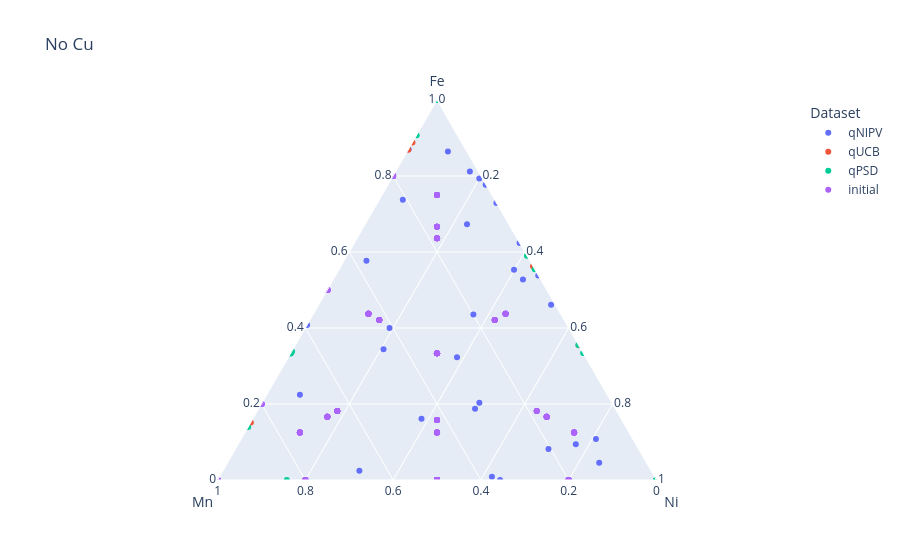
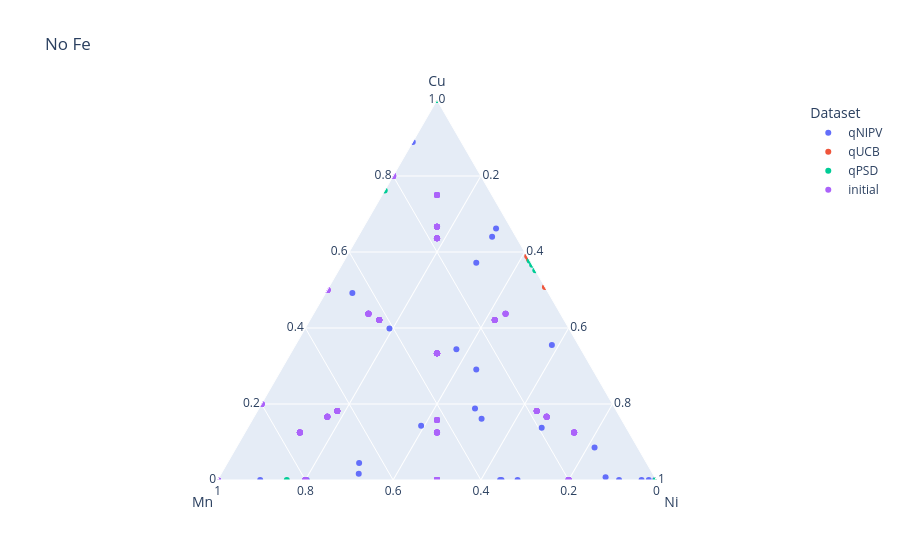
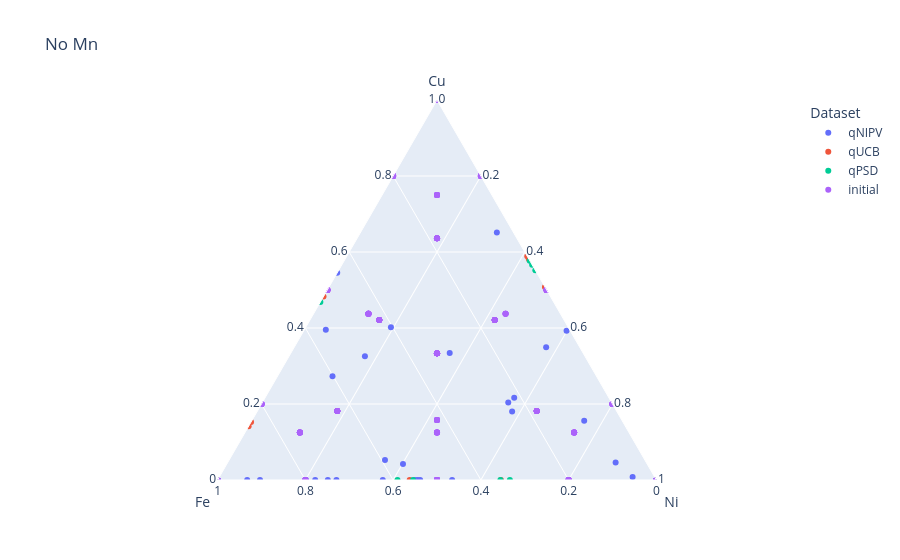
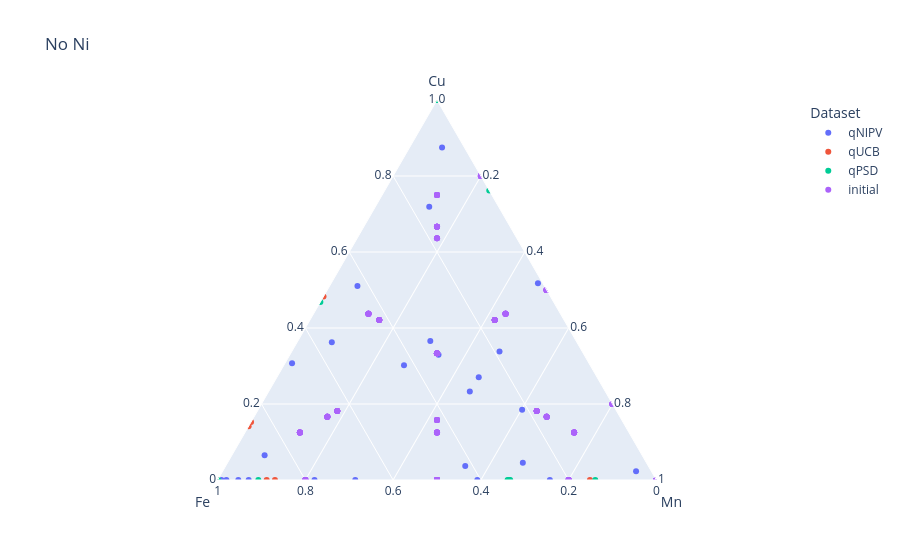

Notebook source saved alongside these figures, in order:
### Code cell
# initial ternary plot without Time

import plotly.express as px

# No Cu
fig1 = px.scatter_ternary(combined_df, a='Fe', b='Mn', c='Ni',
              color='Dataset', title='No Cu')

# No Fe
fig2 = px.scatter_ternary(combined_df, a='Cu', b='Mn', c='Ni',
              color='Dataset', title='No Fe')

# No Mn
fig3 = px.scatter_ternary(combined_df, a='Cu', b='Fe', c='Ni',
              color='Dataset', title='No Mn')

# No Ni
fig4 = px.scatter_ternary(combined_df, a='Cu', b='Fe', c='Mn',
              color='Dataset', title='No Ni')

fig1.show()
fig2.show()
fig3.show()
fig4.show()

### Figure 1 — Plotly figure (JSON) as saved in the notebook; plotly's stock layout.template omitted (floating-point values rounded to 4 significant figures; data arrays with more than 128 entries replaced by an {"elided": "..."} marker saying what was removed)
{"data": [{"a": [0.8646, 0.5308, 0.0724, 0.036, 0.2861, 0.1763, 0.6236, 0.4683, 0.3337, 0.2382, 0.0, 0.409, 0.7376, 0.426, 0.5931, 0.7932, 0.7292, 0.0712, 0.5279, 0.1417, 0.0242, 0.4611, 0.7772, 0.1577, 0.5384, 0.4081, 0.2245, 0.0448, 0.4357, 0.0062], "b": [0.0428, 0.046, 0.0562, 0.0523, 0.2921, 0.2617, 0.0, 0.0662, 0.4366, 0.2163, 0.3562, 0.264, 0.2091, 0.0634, 0.014, 0.007, 0.0, 0.1789, 0.0402, 0.399, 0.654, 0.0094, 0.0006, 0.269, 0.0, 0.5919, 0.7001, 0.107, 0.1992, 0.2633], "c": [0.0925, 0.3829, 0.5419, 0.2945, 0.1374, 0.4291, 0.3764, 0.1614, 0.2001, 0.2836, 0.6438, 0.036, 0.0533, 0.0, 0.1235, 0.1998, 0.2708, 0.6221, 0.432, 0.3369, 0.3059, 0.5294, 0.2223, 0.4149, 0.4616, 0.0, 0.0753, 0.841, 0.3651, 0.4412], "hovertemplate": "Dataset=qNIPV<br>Fe=%{a}<br>Mn=%{b}<br>Ni=%{c}<extra></extra>", "legendgroup": "qNIPV", "marker": {"color": "#636efa", "symbol": "circle"}, "mode": "markers", "name": "qNIPV", "showlegend": true, "subplot": "ternary", "type": "scatterternary"}, {"a": [0.5623, 0.0, 1.0, 0.0, 1.0, 0.0, 0.0, 0.0, 0.0, 0.0, 1.0, 0.8882, 0.8476, 0.5174, 0.0, 0.0, 0.0, 1.0, 0.3545, 0.0, 1.0, 1.0, 0.0, 0.8587, 0.1515, 0.8693, 1.0, 0.0, 0.0, 0.0], "b": [0.0, 1.0, 0.0, 0.0, 0.0, 0.0, 0.0, 0.0, 0.0, 0.0, 0.0, 0.1118, 0.0, 0.0, 0.0, 0.0, 0.0, 0.0, 0.0, 0.0, 0.0, 0.0, 0.0, 0.0, 0.8485, 0.1307, 0.0, 0.0, 0.0, 0.0], "c": [0.4377, 0.0, 0.0, 1.0, 0.0, 0.0, 0.0, 0.4115, 1.0, 1.0, 0.0, 0.0, 0.0, 0.0, 0.0, 1.0, 0.492, 0.0, 0.6455, 1.0, 0.0, 0.0, 1.0, 0.0, 0.0, 0.0, 0.0, 1.0, 0.4191, 0.0], "hovertemplate": "Dataset=qUCB<br>Fe=%{a}<br>Mn=%{b}<br>Ni=%{c}<extra></extra>", "legendgroup": "qUCB", "marker": {"color": "#EF553B", "symbol": "circle"}, "mode": "markers", "name": "qUCB", "showlegend": true, "subplot": "ternary", "type": "scatterternary"}, {"a": [0.337, 0.0, 0.0, 0.5546, 0.0, 1.0, 1.0, 0.9072, 0.5316, 0.0, 0.0, 0.3555, 0.0, 0.0, 0.1393, 1.0, 0.0, 0.3391, 1.0, 0.0, 0.0, 0.3351, 0.59, 1.0, 0.3332, 0.0, 0.3339, 0.0, 0.0, 1.0], "b": [0.663, 0.0, 0.0, 0.0, 0.0, 0.0, 0.0, 0.0928, 0.0, 0.0, 0.0, 0.0, 0.0, 0.0, 0.8607, 0.0, 0.0, 0.6609, 0.0, 0.2383, 0.0, 0.6649, 0.0, 0.0, 0.6668, 0.0, 0.0, 0.8423, 0.0, 0.0], "c": [0.0, 0.0, 1.0, 0.4454, 1.0, 0.0, 0.0, 0.0, 0.0, 0.4227, 1.0, 0.6445, 0.4336, 1.0, 0.0, 0.0, 0.0, 0.0, 0.0, 0.0, 1.0, 0.0, 0.41, 0.0, 0.0, 1.0, 0.6661, 0.1577, 0.4482, 0.0], "hovertemplate": "Dataset=qPSD<br>Fe=%{a}<br>Mn=%{b}<br>Ni=%{c}<extra></extra>", "legendgroup": "qPSD", "marker": {"color": "#00cc96", "symbol": "circle"}, "mode": "markers", "name": "qPSD", "showlegend": true, "subplot": "ternary", "type": "scatterternary"}, {"a": {"elided": "263 float values"}, "b": {"elided": "263 float values"}, "c": {"elided": "263 float values"}, "hovertemplate": "Dataset=initial<br>Fe=%{a}<br>Mn=%{b}<br>Ni=%{c}<extra></extra>", "legendgroup": "initial", "marker": {"color": "#ab63fa", "symbol": "circle"}, "mode": "markers", "name": "initial", "showlegend": true, "subplot": "ternary", "type": "scatterternary"}], "layout": {"legend": {"title": {"text": "Dataset"}, "tracegroupgap": 0}, "ternary": {"aaxis": {"title": {"text": "Fe"}}, "baxis": {"title": {"text": "Mn"}}, "caxis": {"title": {"text": "Ni"}}, "domain": {"x": [0, 1], "y": [0, 1]}}, "title": {"text": "No Cu"}}}

### Figure 2 — Plotly figure (JSON) as saved in the notebook; plotly's stock layout.template omitted (floating-point values rounded to 4 significant figures; data arrays with more than 128 entries replaced by an {"elided": "..."} marker saying what was removed)
{"data": [{"a": [0.0, 0.0402, 0.3295, 0.6172, 0.2845, 0.1329, 0.0, 0.3042, 0.0296, 0.2619, 0.0, 0.291, 0.0, 0.5106, 0.2694, 0.0, 0.0, 0.1278, 0.0, 0.1224, 0.0159, 0.0, 0.0, 0.1584, 0.0, 0.0, 0.0, 0.0072, 0.0, 0.2892], "b": [0.0428, 0.046, 0.0562, 0.0523, 0.2921, 0.2617, 0.0, 0.0662, 0.4366, 0.2163, 0.3562, 0.264, 0.2091, 0.0634, 0.014, 0.007, 0.0, 0.1789, 0.0402, 0.399, 0.654, 0.0094, 0.0006, 0.269, 0.0, 0.5919, 0.7001, 0.107, 0.1992, 0.2633], "c": [0.0925, 0.3829, 0.5419, 0.2945, 0.1374, 0.4291, 0.3764, 0.1614, 0.2001, 0.2836, 0.6438, 0.036, 0.0533, 0.0, 0.1235, 0.1998, 0.2708, 0.6221, 0.432, 0.3369, 0.3059, 0.5294, 0.2223, 0.4149, 0.4616, 0.0, 0.0753, 0.841, 0.3651, 0.4412], "hovertemplate": "Dataset=qNIPV<br>Cu=%{a}<br>Mn=%{b}<br>Ni=%{c}<extra></extra>", "legendgroup": "qNIPV", "marker": {"color": "#636efa", "symbol": "circle"}, "mode": "markers", "name": "qNIPV", "showlegend": true, "subplot": "ternary", "type": "scatterternary"}, {"a": [0.0, 0.0, 0.0, 0.0, 0.0, 1.0, 1.0, 0.5885, 0.0, 0.0, 0.0, 0.0, 0.1524, 0.4826, 1.0, 0.0, 0.508, 0.0, 0.0, 0.0, 0.0, 0.0, 0.0, 0.1413, 0.0, 0.0, 0.0, 0.0, 0.5809, 1.0], "b": [0.0, 1.0, 0.0, 0.0, 0.0, 0.0, 0.0, 0.0, 0.0, 0.0, 0.0, 0.1118, 0.0, 0.0, 0.0, 0.0, 0.0, 0.0, 0.0, 0.0, 0.0, 0.0, 0.0, 0.0, 0.8485, 0.1307, 0.0, 0.0, 0.0, 0.0], "c": [0.4377, 0.0, 0.0, 1.0, 0.0, 0.0, 0.0, 0.4115, 1.0, 1.0, 0.0, 0.0, 0.0, 0.0, 0.0, 1.0, 0.492, 0.0, 0.6455, 1.0, 0.0, 0.0, 1.0, 0.0, 0.0, 0.0, 0.0, 1.0, 0.4191, 0.0], "hovertemplate": "Dataset=qUCB<br>Cu=%{a}<br>Mn=%{b}<br>Ni=%{c}<extra></extra>", "legendgroup": "qUCB", "marker": {"color": "#EF553B", "symbol": "circle"}, "mode": "markers", "name": "qUCB", "showlegend": true, "subplot": "ternary", "type": "scatterternary"}, {"a": [0.0, 1.0, 0.0, 0.0, 0.0, 0.0, 0.0, 0.0, 0.4684, 0.5773, 0.0, 0.0, 0.5664, 0.0, 0.0, 0.0, 1.0, 0.0, 0.0, 0.7617, 0.0, 0.0, 0.0, 0.0, 0.0, 0.0, 0.0, 0.0, 0.5518, 0.0], "b": [0.663, 0.0, 0.0, 0.0, 0.0, 0.0, 0.0, 0.0928, 0.0, 0.0, 0.0, 0.0, 0.0, 0.0, 0.8607, 0.0, 0.0, 0.6609, 0.0, 0.2383, 0.0, 0.6649, 0.0, 0.0, 0.6668, 0.0, 0.0, 0.8423, 0.0, 0.0], "c": [0.0, 0.0, 1.0, 0.4454, 1.0, 0.0, 0.0, 0.0, 0.0, 0.4227, 1.0, 0.6445, 0.4336, 1.0, 0.0, 0.0, 0.0, 0.0, 0.0, 0.0, 1.0, 0.0, 0.41, 0.0, 0.0, 1.0, 0.6661, 0.1577, 0.4482, 0.0], "hovertemplate": "Dataset=qPSD<br>Cu=%{a}<br>Mn=%{b}<br>Ni=%{c}<extra></extra>", "legendgroup": "qPSD", "marker": {"color": "#00cc96", "symbol": "circle"}, "mode": "markers", "name": "qPSD", "showlegend": true, "subplot": "ternary", "type": "scatterternary"}, {"a": {"elided": "263 float values"}, "b": {"elided": "263 float values"}, "c": {"elided": "263 float values"}, "hovertemplate": "Dataset=initial<br>Cu=%{a}<br>Mn=%{b}<br>Ni=%{c}<extra></extra>", "legendgroup": "initial", "marker": {"color": "#ab63fa", "symbol": "circle"}, "mode": "markers", "name": "initial", "showlegend": true, "subplot": "ternary", "type": "scatterternary"}], "layout": {"legend": {"title": {"text": "Dataset"}, "tracegroupgap": 0}, "ternary": {"aaxis": {"title": {"text": "Cu"}}, "baxis": {"title": {"text": "Mn"}}, "caxis": {"title": {"text": "Ni"}}, "domain": {"x": [0, 1], "y": [0, 1]}}, "title": {"text": "No Fe"}}}

### Figure 3 — Plotly figure (JSON) as saved in the notebook; plotly's stock layout.template omitted (floating-point values rounded to 4 significant figures; data arrays with more than 128 entries replaced by an {"elided": "..."} marker saying what was removed)
{"data": [{"a": [0.0, 0.0402, 0.3295, 0.6172, 0.2845, 0.1329, 0.0, 0.3042, 0.0296, 0.2619, 0.0, 0.291, 0.0, 0.5106, 0.2694, 0.0, 0.0, 0.1278, 0.0, 0.1224, 0.0159, 0.0, 0.0, 0.1584, 0.0, 0.0, 0.0, 0.0072, 0.0, 0.2892], "b": [0.8646, 0.5308, 0.0724, 0.036, 0.2861, 0.1763, 0.6236, 0.4683, 0.3337, 0.2382, 0.0, 0.409, 0.7376, 0.426, 0.5931, 0.7932, 0.7292, 0.0712, 0.5279, 0.1417, 0.0242, 0.4611, 0.7772, 0.1577, 0.5384, 0.4081, 0.2245, 0.0448, 0.4357, 0.0062], "c": [0.0925, 0.3829, 0.5419, 0.2945, 0.1374, 0.4291, 0.3764, 0.1614, 0.2001, 0.2836, 0.6438, 0.036, 0.0533, 0.0, 0.1235, 0.1998, 0.2708, 0.6221, 0.432, 0.3369, 0.3059, 0.5294, 0.2223, 0.4149, 0.4616, 0.0, 0.0753, 0.841, 0.3651, 0.4412], "hovertemplate": "Dataset=qNIPV<br>Cu=%{a}<br>Fe=%{b}<br>Ni=%{c}<extra></extra>", "legendgroup": "qNIPV", "marker": {"color": "#636efa", "symbol": "circle"}, "mode": "markers", "name": "qNIPV", "showlegend": true, "subplot": "ternary", "type": "scatterternary"}, {"a": [0.0, 0.0, 0.0, 0.0, 0.0, 1.0, 1.0, 0.5885, 0.0, 0.0, 0.0, 0.0, 0.1524, 0.4826, 1.0, 0.0, 0.508, 0.0, 0.0, 0.0, 0.0, 0.0, 0.0, 0.1413, 0.0, 0.0, 0.0, 0.0, 0.5809, 1.0], "b": [0.5623, 0.0, 1.0, 0.0, 1.0, 0.0, 0.0, 0.0, 0.0, 0.0, 1.0, 0.8882, 0.8476, 0.5174, 0.0, 0.0, 0.0, 1.0, 0.3545, 0.0, 1.0, 1.0, 0.0, 0.8587, 0.1515, 0.8693, 1.0, 0.0, 0.0, 0.0], "c": [0.4377, 0.0, 0.0, 1.0, 0.0, 0.0, 0.0, 0.4115, 1.0, 1.0, 0.0, 0.0, 0.0, 0.0, 0.0, 1.0, 0.492, 0.0, 0.6455, 1.0, 0.0, 0.0, 1.0, 0.0, 0.0, 0.0, 0.0, 1.0, 0.4191, 0.0], "hovertemplate": "Dataset=qUCB<br>Cu=%{a}<br>Fe=%{b}<br>Ni=%{c}<extra></extra>", "legendgroup": "qUCB", "marker": {"color": "#EF553B", "symbol": "circle"}, "mode": "markers", "name": "qUCB", "showlegend": true, "subplot": "ternary", "type": "scatterternary"}, {"a": [0.0, 1.0, 0.0, 0.0, 0.0, 0.0, 0.0, 0.0, 0.4684, 0.5773, 0.0, 0.0, 0.5664, 0.0, 0.0, 0.0, 1.0, 0.0, 0.0, 0.7617, 0.0, 0.0, 0.0, 0.0, 0.0, 0.0, 0.0, 0.0, 0.5518, 0.0], "b": [0.337, 0.0, 0.0, 0.5546, 0.0, 1.0, 1.0, 0.9072, 0.5316, 0.0, 0.0, 0.3555, 0.0, 0.0, 0.1393, 1.0, 0.0, 0.3391, 1.0, 0.0, 0.0, 0.3351, 0.59, 1.0, 0.3332, 0.0, 0.3339, 0.0, 0.0, 1.0], "c": [0.0, 0.0, 1.0, 0.4454, 1.0, 0.0, 0.0, 0.0, 0.0, 0.4227, 1.0, 0.6445, 0.4336, 1.0, 0.0, 0.0, 0.0, 0.0, 0.0, 0.0, 1.0, 0.0, 0.41, 0.0, 0.0, 1.0, 0.6661, 0.1577, 0.4482, 0.0], "hovertemplate": "Dataset=qPSD<br>Cu=%{a}<br>Fe=%{b}<br>Ni=%{c}<extra></extra>", "legendgroup": "qPSD", "marker": {"color": "#00cc96", "symbol": "circle"}, "mode": "markers", "name": "qPSD", "showlegend": true, "subplot": "ternary", "type": "scatterternary"}, {"a": {"elided": "263 float values"}, "b": {"elided": "263 float values"}, "c": {"elided": "263 float values"}, "hovertemplate": "Dataset=initial<br>Cu=%{a}<br>Fe=%{b}<br>Ni=%{c}<extra></extra>", "legendgroup": "initial", "marker": {"color": "#ab63fa", "symbol": "circle"}, "mode": "markers", "name": "initial", "showlegend": true, "subplot": "ternary", "type": "scatterternary"}], "layout": {"legend": {"title": {"text": "Dataset"}, "tracegroupgap": 0}, "ternary": {"aaxis": {"title": {"text": "Cu"}}, "baxis": {"title": {"text": "Fe"}}, "caxis": {"title": {"text": "Ni"}}, "domain": {"x": [0, 1], "y": [0, 1]}}, "title": {"text": "No Mn"}}}

### Figure 4 — Plotly figure (JSON) as saved in the notebook; plotly's stock layout.template omitted (floating-point values rounded to 4 significant figures; data arrays with more than 128 entries replaced by an {"elided": "..."} marker saying what was removed)
{"data": [{"a": [0.0, 0.0402, 0.3295, 0.6172, 0.2845, 0.1329, 0.0, 0.3042, 0.0296, 0.2619, 0.0, 0.291, 0.0, 0.5106, 0.2694, 0.0, 0.0, 0.1278, 0.0, 0.1224, 0.0159, 0.0, 0.0, 0.1584, 0.0, 0.0, 0.0, 0.0072, 0.0, 0.2892], "b": [0.8646, 0.5308, 0.0724, 0.036, 0.2861, 0.1763, 0.6236, 0.4683, 0.3337, 0.2382, 0.0, 0.409, 0.7376, 0.426, 0.5931, 0.7932, 0.7292, 0.0712, 0.5279, 0.1417, 0.0242, 0.4611, 0.7772, 0.1577, 0.5384, 0.4081, 0.2245, 0.0448, 0.4357, 0.0062], "c": [0.0428, 0.046, 0.0562, 0.0523, 0.2921, 0.2617, 0.0, 0.0662, 0.4366, 0.2163, 0.3562, 0.264, 0.2091, 0.0634, 0.014, 0.007, 0.0, 0.1789, 0.0402, 0.399, 0.654, 0.0094, 0.0006, 0.269, 0.0, 0.5919, 0.7001, 0.107, 0.1992, 0.2633], "hovertemplate": "Dataset=qNIPV<br>Cu=%{a}<br>Fe=%{b}<br>Mn=%{c}<extra></extra>", "legendgroup": "qNIPV", "marker": {"color": "#636efa", "symbol": "circle"}, "mode": "markers", "name": "qNIPV", "showlegend": true, "subplot": "ternary", "type": "scatterternary"}, {"a": [0.0, 0.0, 0.0, 0.0, 0.0, 1.0, 1.0, 0.5885, 0.0, 0.0, 0.0, 0.0, 0.1524, 0.4826, 1.0, 0.0, 0.508, 0.0, 0.0, 0.0, 0.0, 0.0, 0.0, 0.1413, 0.0, 0.0, 0.0, 0.0, 0.5809, 1.0], "b": [0.5623, 0.0, 1.0, 0.0, 1.0, 0.0, 0.0, 0.0, 0.0, 0.0, 1.0, 0.8882, 0.8476, 0.5174, 0.0, 0.0, 0.0, 1.0, 0.3545, 0.0, 1.0, 1.0, 0.0, 0.8587, 0.1515, 0.8693, 1.0, 0.0, 0.0, 0.0], "c": [0.0, 1.0, 0.0, 0.0, 0.0, 0.0, 0.0, 0.0, 0.0, 0.0, 0.0, 0.1118, 0.0, 0.0, 0.0, 0.0, 0.0, 0.0, 0.0, 0.0, 0.0, 0.0, 0.0, 0.0, 0.8485, 0.1307, 0.0, 0.0, 0.0, 0.0], "hovertemplate": "Dataset=qUCB<br>Cu=%{a}<br>Fe=%{b}<br>Mn=%{c}<extra></extra>", "legendgroup": "qUCB", "marker": {"color": "#EF553B", "symbol": "circle"}, "mode": "markers", "name": "qUCB", "showlegend": true, "subplot": "ternary", "type": "scatterternary"}, {"a": [0.0, 1.0, 0.0, 0.0, 0.0, 0.0, 0.0, 0.0, 0.4684, 0.5773, 0.0, 0.0, 0.5664, 0.0, 0.0, 0.0, 1.0, 0.0, 0.0, 0.7617, 0.0, 0.0, 0.0, 0.0, 0.0, 0.0, 0.0, 0.0, 0.5518, 0.0], "b": [0.337, 0.0, 0.0, 0.5546, 0.0, 1.0, 1.0, 0.9072, 0.5316, 0.0, 0.0, 0.3555, 0.0, 0.0, 0.1393, 1.0, 0.0, 0.3391, 1.0, 0.0, 0.0, 0.3351, 0.59, 1.0, 0.3332, 0.0, 0.3339, 0.0, 0.0, 1.0], "c": [0.663, 0.0, 0.0, 0.0, 0.0, 0.0, 0.0, 0.0928, 0.0, 0.0, 0.0, 0.0, 0.0, 0.0, 0.8607, 0.0, 0.0, 0.6609, 0.0, 0.2383, 0.0, 0.6649, 0.0, 0.0, 0.6668, 0.0, 0.0, 0.8423, 0.0, 0.0], "hovertemplate": "Dataset=qPSD<br>Cu=%{a}<br>Fe=%{b}<br>Mn=%{c}<extra></extra>", "legendgroup": "qPSD", "marker": {"color": "#00cc96", "symbol": "circle"}, "mode": "markers", "name": "qPSD", "showlegend": true, "subplot": "ternary", "type": "scatterternary"}, {"a": {"elided": "263 float values"}, "b": {"elided": "263 float values"}, "c": {"elided": "263 float values"}, "hovertemplate": "Dataset=initial<br>Cu=%{a}<br>Fe=%{b}<br>Mn=%{c}<extra></extra>", "legendgroup": "initial", "marker": {"color": "#ab63fa", "symbol": "circle"}, "mode": "markers", "name": "initial", "showlegend": true, "subplot": "ternary", "type": "scatterternary"}], "layout": {"legend": {"title": {"text": "Dataset"}, "tracegroupgap": 0}, "ternary": {"aaxis": {"title": {"text": "Cu"}}, "baxis": {"title": {"text": "Fe"}}, "caxis": {"title": {"text": "Mn"}}, "domain": {"x": [0, 1], "y": [0, 1]}}, "title": {"text": "No Ni"}}}
